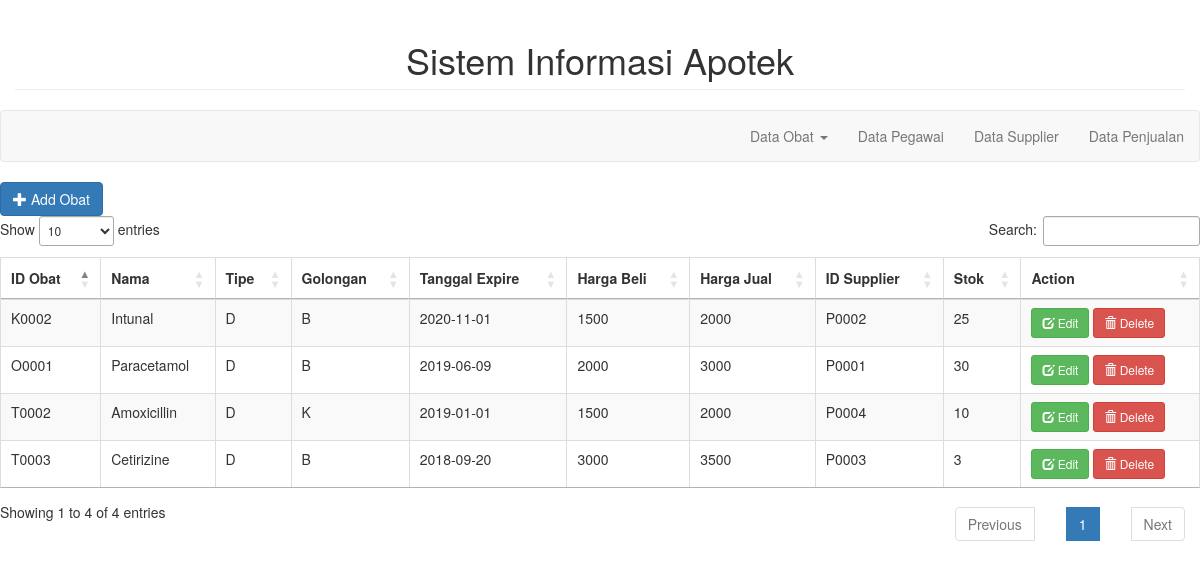
The page / on the database its author committed.
### tables this page shows
CREATE TABLE `obat` (
  `id_obat` varchar(5) NOT NULL,
  `nama` varchar(50) NOT NULL,
  `tipe` char(1) NOT NULL,
  `golongan` char(1) NOT NULL,
  `tgl_expire` date NOT NULL,
  `harga_beli` double NOT NULL,
  `harga_jual` double NOT NULL,
  `id_supplier` varchar(5) NOT NULL,
  `stok` varchar(4) NOT NULL
);

### index.php (the view, shortened to what this page needs)
<!DOCTYPE html>
<html>
<head>
	<link rel="stylesheet" type="text/css" href="bootstrap/css/bootstrap.min.css">
	<link rel="stylesheet" type="text/css" href="datatable/dataTable.bootstrap.min.css">
	<link rel="stylesheet" type="text/css" href="https://cdn.datatables.net/1.10.19/css/jquery.dataTables.min.css">
	<link rel="stylesheet" type="text/css" href="css/custom.css">
</head>
<body>
<div class="container-fluid">
	<h1 class="page-header text-center">Sistem Informasi Apotek</h1>
	<div class="row">
			<nav class="navbar navbar-default">
		<div class="container-fluid">
			<ul class="nav navbar-nav navbar-right">
				<li class="dropdown"><a class="dropdown-toggle" data-toggle="dropdown"> Data Obat <span class="caret"></span></a>
				</li>
				<li><a href="index_pegawai.php">Data Pegawai</a></li>
				<li><a href="index_supplier.php">Data Supplier</a></li>
				<li><a href="index_penjualan.php">Data Penjualan</a> </li>
			</ul>
		</div>
	</nav>
			<div class="container-fluid">
			<div class="row">
				<a href="#addnew" data-toggle="modal" class="btn btn-primary"><span class="glyphicon glyphicon-plus"></span> Add Obat</a>
			</div>
		</div>
			<div class="container-fluid">
			<div class="row">
				<table id="myTable" class="table table-bordered table-striped">
					<thead>
						<th>ID Obat</th>
						<th>Nama</th>
						<th>Tipe</th>
						<th>Golongan</th>
						<th>Tanggal Expire</th>
						<th>Harga Beli</th>
						<th>Harga Jual</th>
						<th>ID Supplier</th>
						<th>Stok</th>
						<th>Action</th>
					</thead>
					<tbody>
						<?php
							include_once('connection.php');
							$sql = "SELECT * FROM obat";
							 $query = mysqli_query($conn, $sql);
							while($row = mysqli_fetch_assoc($query)){
							 	echo
								"<tr>
							 		<td>".$row['id_obat']."</td>
							 		<td>".$row['nama']."</td>
							 		<td>".$row['tipe']."</td>
							 		<td>".$row['golongan']."</td>
							 		<td>".$row['tgl_expire']."</td>
							 		<td>".$row['harga_beli']."</td>
							 		<td>".$row['harga_jual']."</td>
							 		<td>".$row['id_supplier']."</td>
							 		<td>".$row['stok']."</td>
							 		<td>
							 			<a href='#edit_".$row['id_obat']."' class='btn btn-success btn-sm' data-toggle='modal'><span class='glyphicon glyphicon-edit'></span> Edit</a>
									<a href='#delete_".$row['id_obat']."' class='btn btn-danger btn-sm' data-toggle='modal'><span class='glyphicon glyphicon-trash'></span> Delete</a>
									</td>
							 	</tr>";
							}
						?>
					</tbody>
				</table>
			</div>
		</div>
	</div>
</div>
</body>
</html>

### rows shown on the page
obat: id_obat "K0002", nama "Intunal", tipe "D", golongan "B", tgl_expire "2020-11-01", harga_beli "1500", harga_jual "2000", id_supplier "P0002", stok "25"
obat: id_obat "O0001", nama "Paracetamol", tipe "D", golongan "B", tgl_expire "2019-06-09", harga_beli "2000", harga_jual "3000", id_supplier "P0001", stok "30"
obat: id_obat "T0002", nama "Amoxicillin", tipe "D", golongan "K", tgl_expire "2019-01-01", harga_beli "1500", harga_jual "2000", id_supplier "P0004", stok "10"
obat: id_obat "T0003", nama "Cetirizine", tipe "D", golongan "B", tgl_expire "2018-09-20", harga_beli "3000", harga_jual "3500", id_supplier "P0003", stok "3"
